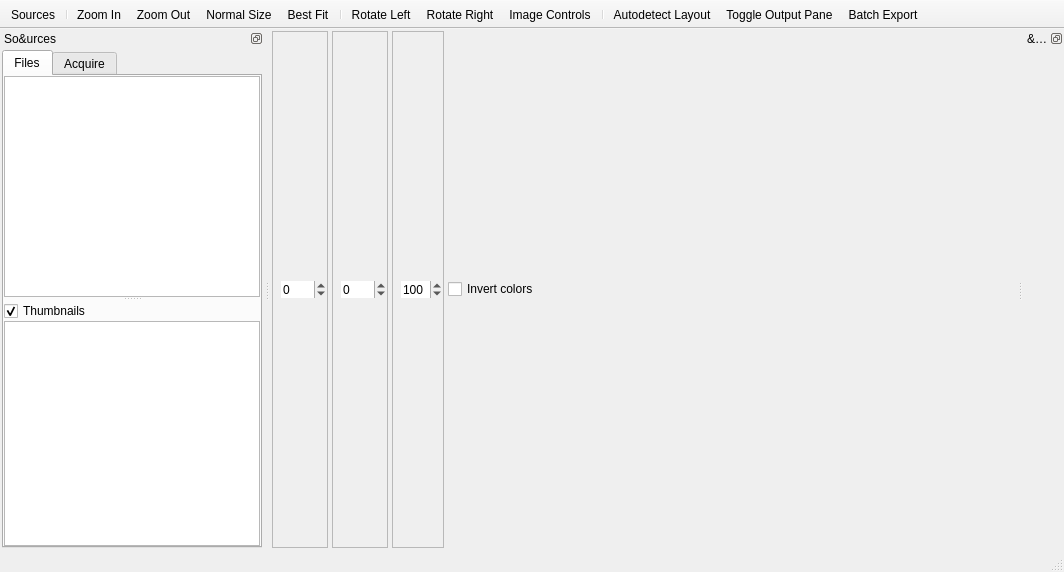
<?xml version="1.0" encoding="UTF-8"?>
<ui version="4.0">
 <class>MainWindow</class>
 <widget class="QMainWindow" name="MainWindow">
  <property name="geometry">
   <rect>
    <x>0</x>
    <y>0</y>
    <width>1064</width>
    <height>572</height>
   </rect>
  </property>
  <property name="windowTitle">
   <string notr="true">gImageReader</string>
  </property>
  <property name="windowIcon">
   <iconset resource="gimagereader.qrc">
    <normaloff>:/icons/logo_256</normaloff>:/icons/logo_256</iconset>
  </property>
  <widget class="QWidget" name="centralwidget">
   <layout class="QVBoxLayout" name="verticalLayout_4">
    <property name="spacing">
     <number>0</number>
    </property>
    <property name="leftMargin">
     <number>0</number>
    </property>
    <property name="topMargin">
     <number>0</number>
    </property>
    <property name="rightMargin">
     <number>0</number>
    </property>
    <property name="bottomMargin">
     <number>0</number>
    </property>
    <item>
     <widget class="QWidget" name="widgetImageControls" native="true">
      <layout class="QHBoxLayout" name="horizontalLayout">
       <property name="spacing">
        <number>4</number>
       </property>
       <property name="leftMargin">
        <number>2</number>
       </property>
       <property name="topMargin">
        <number>2</number>
       </property>
       <property name="rightMargin">
        <number>2</number>
       </property>
       <property name="bottomMargin">
        <number>2</number>
       </property>
       <item>
        <widget class="QFrame" name="frameBrightness">
         <property name="toolTip">
          <string>Brightness</string>
         </property>
         <property name="frameShape">
          <enum>QFrame::StyledPanel</enum>
         </property>
         <property name="frameShadow">
          <enum>QFrame::Sunken</enum>
         </property>
         <layout class="QHBoxLayout" name="horizontalLayout_3">
          <property name="spacing">
           <number>0</number>
          </property>
          <property name="leftMargin">
           <number>1</number>
          </property>
          <property name="topMargin">
           <number>1</number>
          </property>
          <property name="rightMargin">
           <number>1</number>
          </property>
          <property name="bottomMargin">
           <number>1</number>
          </property>
          <item>
           <widget class="QLabel" name="labelBrightness">
            <property name="pixmap">
             <pixmap resource="gimagereader.qrc">:/icons/brightness</pixmap>
            </property>
           </widget>
          </item>
          <item>
           <widget class="QSpinBox" name="spinBoxBrightness">
            <property name="styleSheet">
             <string notr="true"/>
            </property>
            <property name="frame">
             <bool>false</bool>
            </property>
            <property name="minimum">
             <number>-100</number>
            </property>
            <property name="maximum">
             <number>100</number>
            </property>
           </widget>
          </item>
         </layout>
        </widget>
       </item>
       <item>
        <widget class="QFrame" name="frameContrast">
         <property name="toolTip">
          <string>Contrast</string>
         </property>
         <property name="frameShape">
          <enum>QFrame::StyledPanel</enum>
         </property>
         <property name="frameShadow">
          <enum>QFrame::Sunken</enum>
         </property>
         <layout class="QHBoxLayout" name="horizontalLayout_4">
          <property name="spacing">
           <number>0</number>
          </property>
          <property name="leftMargin">
           <number>1</number>
          </property>
          <property name="topMargin">
           <number>1</number>
          </property>
          <property name="rightMargin">
           <number>1</number>
          </property>
          <property name="bottomMargin">
           <number>1</number>
          </property>
          <item>
           <widget class="QLabel" name="labelContrast">
            <property name="pixmap">
             <pixmap resource="gimagereader.qrc">:/icons/contrast</pixmap>
            </property>
           </widget>
          </item>
          <item>
           <widget class="QSpinBox" name="spinBoxContrast">
            <property name="styleSheet">
             <string notr="true"/>
            </property>
            <property name="frame">
             <bool>false</bool>
            </property>
            <property name="minimum">
             <number>-100</number>
            </property>
            <property name="maximum">
             <number>100</number>
            </property>
           </widget>
          </item>
         </layout>
        </widget>
       </item>
       <item>
        <widget class="QFrame" name="frameResolution">
         <property name="toolTip">
          <string>Resolution</string>
         </property>
         <property name="frameShape">
          <enum>QFrame::StyledPanel</enum>
         </property>
         <property name="frameShadow">
          <enum>QFrame::Sunken</enum>
         </property>
         <layout class="QHBoxLayout" name="horizontalLayout_2">
          <property name="spacing">
           <number>0</number>
          </property>
          <property name="leftMargin">
           <number>1</number>
          </property>
          <property name="topMargin">
           <number>1</number>
          </property>
          <property name="rightMargin">
           <number>1</number>
          </property>
          <property name="bottomMargin">
           <number>1</number>
          </property>
          <item>
           <widget class="QLabel" name="labelResolution">
            <property name="pixmap">
             <pixmap resource="gimagereader.qrc">:/icons/resolution</pixmap>
            </property>
           </widget>
          </item>
          <item>
           <widget class="QSpinBox" name="spinBoxResolution">
            <property name="styleSheet">
             <string notr="true"/>
            </property>
            <property name="frame">
             <bool>false</bool>
            </property>
            <property name="minimum">
             <number>50</number>
            </property>
            <property name="maximum">
             <number>900</number>
            </property>
            <property name="singleStep">
             <number>10</number>
            </property>
            <property name="value">
             <number>100</number>
            </property>
           </widget>
          </item>
         </layout>
        </widget>
       </item>
       <item>
        <widget class="QCheckBox" name="checkBoxInvertColors">
         <property name="text">
          <string>Invert colors</string>
         </property>
        </widget>
       </item>
       <item>
        <spacer name="horizontalSpacer">
         <property name="orientation">
          <enum>Qt::Horizontal</enum>
         </property>
         <property name="sizeHint" stdset="0">
          <size>
           <width>40</width>
           <height>20</height>
          </size>
         </property>
        </spacer>
       </item>
      </layout>
     </widget>
    </item>
   </layout>
  </widget>
  <widget class="QStatusBar" name="statusbar"/>
  <widget class="QToolBar" name="toolBarMain">
   <property name="movable">
    <bool>false</bool>
   </property>
   <property name="toolButtonStyle">
    <enum>Qt::ToolButtonIconOnly</enum>
   </property>
   <property name="floatable">
    <bool>false</bool>
   </property>
   <attribute name="toolBarArea">
    <enum>TopToolBarArea</enum>
   </attribute>
   <attribute name="toolBarBreak">
    <bool>false</bool>
   </attribute>
   <addaction name="actionSources"/>
   <addaction name="separator"/>
   <addaction name="actionZoomIn"/>
   <addaction name="actionZoomOut"/>
   <addaction name="actionOriginalSize"/>
   <addaction name="actionBestFit"/>
   <addaction name="separator"/>
   <addaction name="actionRotateLeft"/>
   <addaction name="actionRotateRight"/>
   <addaction name="actionImageControls"/>
   <addaction name="separator"/>
   <addaction name="actionAutodetectLayout"/>
   <addaction name="actionToggleOutputPane"/>
   <addaction name="actionBatchExport"/>
  </widget>
  <widget class="QDockWidget" name="dockWidgetSources">
   <property name="features">
    <set>QDockWidget::DockWidgetFloatable|QDockWidget::DockWidgetMovable</set>
   </property>
   <property name="windowTitle">
    <string notr="true">So&amp;urces</string>
   </property>
   <attribute name="dockWidgetArea">
    <number>1</number>
   </attribute>
   <widget class="QWidget" name="dockWidgetSourcesContents">
    <layout class="QVBoxLayout" name="verticalLayout">
     <property name="spacing">
      <number>2</number>
     </property>
     <property name="leftMargin">
      <number>2</number>
     </property>
     <property name="topMargin">
      <number>2</number>
     </property>
     <property name="rightMargin">
      <number>2</number>
     </property>
     <property name="bottomMargin">
      <number>2</number>
     </property>
     <item>
      <widget class="QTabWidget" name="tabWidget">
       <property name="currentIndex">
        <number>0</number>
       </property>
       <widget class="QWidget" name="tabSources">
        <attribute name="title">
         <string>Files</string>
        </attribute>
        <layout class="QVBoxLayout" name="verticalLayout_2">
         <property name="spacing">
          <number>0</number>
         </property>
         <property name="leftMargin">
          <number>0</number>
         </property>
         <property name="topMargin">
          <number>0</number>
         </property>
         <property name="rightMargin">
          <number>0</number>
         </property>
         <property name="bottomMargin">
          <number>0</number>
         </property>
         <item>
          <widget class="QSplitter" name="splitter">
           <property name="orientation">
            <enum>Qt::Vertical</enum>
           </property>
           <widget class="QTreeView" name="treeViewSources">
            <property name="editTriggers">
             <set>QAbstractItemView::NoEditTriggers</set>
            </property>
            <property name="dragEnabled">
             <bool>true</bool>
            </property>
            <property name="dragDropMode">
             <enum>QAbstractItemView::InternalMove</enum>
            </property>
            <property name="selectionMode">
             <enum>QAbstractItemView::ExtendedSelection</enum>
            </property>
            <attribute name="headerVisible">
             <bool>false</bool>
            </attribute>
            <attribute name="headerStretchLastSection">
             <bool>false</bool>
            </attribute>
           </widget>
           <widget class="QWidget" name="widgetThumbnails" native="true">
            <layout class="QVBoxLayout" name="verticalLayout_3">
             <property name="spacing">
              <number>0</number>
             </property>
             <property name="leftMargin">
              <number>0</number>
             </property>
             <property name="topMargin">
              <number>0</number>
             </property>
             <property name="rightMargin">
              <number>0</number>
             </property>
             <property name="bottomMargin">
              <number>0</number>
             </property>
             <item>
              <widget class="QCheckBox" name="checkBoxThumbnails">
               <property name="text">
                <string>Thumbnails</string>
               </property>
               <property name="checked">
                <bool>true</bool>
               </property>
              </widget>
             </item>
             <item>
              <widget class="QListWidget" name="listWidgetThumbnails">
               <property name="iconSize">
                <size>
                 <width>64</width>
                 <height>64</height>
                </size>
               </property>
               <property name="verticalScrollMode">
                <enum>QAbstractItemView::ScrollPerPixel</enum>
               </property>
               <property name="resizeMode">
                <enum>QListView::Adjust</enum>
               </property>
               <property name="viewMode">
                <enum>QListView::IconMode</enum>
               </property>
               <property name="uniformItemSizes">
                <bool>true</bool>
               </property>
              </widget>
             </item>
            </layout>
           </widget>
          </widget>
         </item>
        </layout>
       </widget>
       <widget class="QWidget" name="tabAcquire">
        <attribute name="title">
         <string>Acquire</string>
        </attribute>
        <layout class="QGridLayout" name="gridLayout">
         <property name="leftMargin">
          <number>2</number>
         </property>
         <property name="topMargin">
          <number>2</number>
         </property>
         <property name="rightMargin">
          <number>2</number>
         </property>
         <property name="bottomMargin">
          <number>2</number>
         </property>
         <property name="spacing">
          <number>2</number>
         </property>
         <item row="2" column="2">
          <widget class="QToolButton" name="toolButtonScanOutput">
           <property name="sizePolicy">
            <sizepolicy hsizetype="Fixed" vsizetype="Fixed">
             <horstretch>0</horstretch>
             <verstretch>0</verstretch>
            </sizepolicy>
           </property>
           <property name="icon">
            <iconset theme="document-open">
             <normaloff>.</normaloff>.</iconset>
           </property>
          </widget>
         </item>
         <item row="1" column="2">
          <widget class="QToolButton" name="toolButtonScanDevicesRefresh">
           <property name="toolTip">
            <string>Refresh</string>
           </property>
           <property name="icon">
            <iconset theme="view-refresh">
             <normaloff>.</normaloff>.</iconset>
           </property>
          </widget>
         </item>
         <item row="1" column="0">
          <widget class="QLabel" name="labelScanDevice">
           <property name="text">
            <string>Device:</string>
           </property>
          </widget>
         </item>
         <item row="2" column="0">
          <widget class="QLabel" name="labelScanOutput">
           <property name="text">
            <string>Output:</string>
           </property>
          </widget>
         </item>
         <item row="4" column="0">
          <widget class="QLabel" name="labelScanResolution">
           <property name="text">
            <string>Resolution:</string>
           </property>
          </widget>
         </item>
         <item row="6" column="0" colspan="3">
          <widget class="QLabel" name="labelScanMessage">
           <property name="sizePolicy">
            <sizepolicy hsizetype="Preferred" vsizetype="Expanding">
             <horstretch>0</horstretch>
             <verstretch>0</verstretch>
            </sizepolicy>
           </property>
           <property name="alignment">
            <set>Qt::AlignCenter</set>
           </property>
          </widget>
         </item>
         <item row="4" column="1" colspan="2">
          <widget class="QComboBox" name="comboBoxScanResolution">
           <item>
            <property name="text">
             <string notr="true">75 dpi</string>
            </property>
           </item>
           <item>
            <property name="text">
             <string notr="true">100 dpi</string>
            </property>
           </item>
           <item>
            <property name="text">
             <string notr="true">200 dpi</string>
            </property>
           </item>
           <item>
            <property name="text">
             <string notr="true">300 dpi</string>
            </property>
           </item>
           <item>
            <property name="text">
             <string notr="true">600 dpi</string>
            </property>
           </item>
           <item>
            <property name="text">
             <string notr="true">1200 dpi</string>
            </property>
           </item>
          </widget>
         </item>
         <item row="7" column="0" rowspan="2" colspan="3">
          <layout class="QFormLayout" name="formLayoutScan">
           <property name="formAlignment">
            <set>Qt::AlignHCenter|Qt::AlignTop</set>
           </property>
           <property name="horizontalSpacing">
            <number>0</number>
           </property>
           <property name="verticalSpacing">
            <number>0</number>
           </property>
           <item row="0" column="1">
            <widget class="QPushButton" name="pushButtonScan">
             <property name="sizePolicy">
              <sizepolicy hsizetype="Maximum" vsizetype="Preferred">
               <horstretch>0</horstretch>
               <verstretch>0</verstretch>
              </sizepolicy>
             </property>
             <property name="text">
              <string>Scan</string>
             </property>
             <property name="icon">
              <iconset theme="scanner">
               <normaloff>.</normaloff>.</iconset>
             </property>
            </widget>
           </item>
           <item row="1" column="1">
            <widget class="QPushButton" name="pushButtonScanCancel">
             <property name="sizePolicy">
              <sizepolicy hsizetype="Maximum" vsizetype="Preferred">
               <horstretch>0</horstretch>
               <verstretch>0</verstretch>
              </sizepolicy>
             </property>
             <property name="text">
              <string>Cancel</string>
             </property>
             <property name="icon">
              <iconset theme="dialog-cancel">
               <normaloff>.</normaloff>.</iconset>
             </property>
            </widget>
           </item>
          </layout>
         </item>
         <item row="1" column="1">
          <widget class="QComboBox" name="comboBoxScanDevice">
           <property name="sizePolicy">
            <sizepolicy hsizetype="Expanding" vsizetype="Fixed">
             <horstretch>0</horstretch>
             <verstretch>0</verstretch>
            </sizepolicy>
           </property>
          </widget>
         </item>
         <item row="3" column="0">
          <widget class="QLabel" name="labelScanMode">
           <property name="text">
            <string>Mode:</string>
           </property>
          </widget>
         </item>
         <item row="3" column="1" colspan="2">
          <widget class="QComboBox" name="comboBoxScanMode">
           <item>
            <property name="text">
             <string>Grayscale</string>
            </property>
           </item>
           <item>
            <property name="text">
             <string>Color</string>
            </property>
           </item>
          </widget>
         </item>
         <item row="2" column="1">
          <widget class="QLineEdit" name="lineEditScanOutput">
           <property name="enabled">
            <bool>true</bool>
           </property>
           <property name="readOnly">
            <bool>true</bool>
           </property>
          </widget>
         </item>
         <item row="5" column="0">
          <widget class="QLabel" name="labelScanSource">
           <property name="text">
            <string>Source:</string>
           </property>
          </widget>
         </item>
         <item row="5" column="1" colspan="2">
          <widget class="QComboBox" name="comboBoxScanSource">
           <item>
            <property name="text">
             <string>Flatbed</string>
            </property>
           </item>
           <item>
            <property name="text">
             <string>ADF Front</string>
            </property>
           </item>
           <item>
            <property name="text">
             <string>ADF Back</string>
            </property>
           </item>
           <item>
            <property name="text">
             <string>ADF Duplex</string>
            </property>
           </item>
          </widget>
         </item>
        </layout>
       </widget>
      </widget>
     </item>
    </layout>
   </widget>
  </widget>
  <widget class="QDockWidget" name="dockWidgetOutput">
   <property name="features">
    <set>QDockWidget::DockWidgetFloatable|QDockWidget::DockWidgetMovable</set>
   </property>
   <property name="windowTitle">
    <string notr="true">&amp;Output</string>
   </property>
   <attribute name="dockWidgetArea">
    <number>2</number>
   </attribute>
   <widget class="QWidget" name="dockWidgetContentsOutput"/>
  </widget>
  <action name="actionSources">
   <property name="checkable">
    <bool>true</bool>
   </property>
   <property name="icon">
    <iconset theme="insert-image">
     <normaloff>.</normaloff>.</iconset>
   </property>
   <property name="text">
    <string>Sources</string>
   </property>
   <property name="toolTip">
    <string>Sources</string>
   </property>
  </action>
  <action name="actionZoomIn">
   <property name="icon">
    <iconset theme="zoom-in">
     <normaloff>.</normaloff>.</iconset>
   </property>
   <property name="text">
    <string>Zoom In</string>
   </property>
   <property name="toolTip">
    <string>Zoom in</string>
   </property>
  </action>
  <action name="actionZoomOut">
   <property name="icon">
    <iconset theme="zoom-out">
     <normaloff>.</normaloff>.</iconset>
   </property>
   <property name="text">
    <string>Zoom Out</string>
   </property>
   <property name="toolTip">
    <string>Zoom out</string>
   </property>
  </action>
  <action name="actionOriginalSize">
   <property name="checkable">
    <bool>true</bool>
   </property>
   <property name="icon">
    <iconset theme="zoom-original">
     <normaloff>.</normaloff>.</iconset>
   </property>
   <property name="text">
    <string>Normal Size</string>
   </property>
   <property name="toolTip">
    <string>Normal size</string>
   </property>
  </action>
  <action name="actionBestFit">
   <property name="checkable">
    <bool>true</bool>
   </property>
   <property name="icon">
    <iconset theme="zoom-fit-best">
     <normaloff>.</normaloff>.</iconset>
   </property>
   <property name="text">
    <string>Best Fit</string>
   </property>
   <property name="toolTip">
    <string>Best fit</string>
   </property>
  </action>
  <action name="actionRotateLeft">
   <property name="icon">
    <iconset theme="object-rotate-left">
     <normaloff>.</normaloff>.</iconset>
   </property>
   <property name="text">
    <string>Rotate Left</string>
   </property>
   <property name="toolTip">
    <string>Rotate left</string>
   </property>
  </action>
  <action name="actionRotateRight">
   <property name="icon">
    <iconset theme="object-rotate-right">
     <normaloff>.</normaloff>.</iconset>
   </property>
   <property name="text">
    <string>Rotate Right</string>
   </property>
   <property name="toolTip">
    <string>Rotate right</string>
   </property>
  </action>
  <action name="actionImageControls">
   <property name="checkable">
    <bool>true</bool>
   </property>
   <property name="icon">
    <iconset resource="gimagereader.qrc">
     <normaloff>:/icons/controls</normaloff>:/icons/controls</iconset>
   </property>
   <property name="text">
    <string>Image Controls</string>
   </property>
   <property name="toolTip">
    <string>Image controls</string>
   </property>
  </action>
  <action name="actionAutodetectLayout">
   <property name="icon">
    <iconset resource="gimagereader.qrc">
     <normaloff>:/icons/autolayout</normaloff>:/icons/autolayout</iconset>
   </property>
   <property name="text">
    <string>Autodetect Layout</string>
   </property>
   <property name="toolTip">
    <string>Autodetect layout</string>
   </property>
  </action>
  <action name="actionToggleOutputPane">
   <property name="checkable">
    <bool>true</bool>
   </property>
   <property name="icon">
    <iconset theme="document-edit">
     <normaloff>.</normaloff>.</iconset>
   </property>
   <property name="text">
    <string>Toggle Output Pane</string>
   </property>
   <property name="toolTip">
    <string>Toggle output pane</string>
   </property>
  </action>
  <action name="actionBatchExport">
   <property name="icon">
    <iconset theme="document-export">
     <normaloff>.</normaloff>.</iconset>
   </property>
   <property name="text">
    <string>Batch Export</string>
   </property>
   <property name="toolTip">
    <string>Batch Export</string>
   </property>
  </action>
 </widget>
 <resources>
  <include location="gimagereader.qrc"/>
 </resources>
 <connections/>
</ui>
